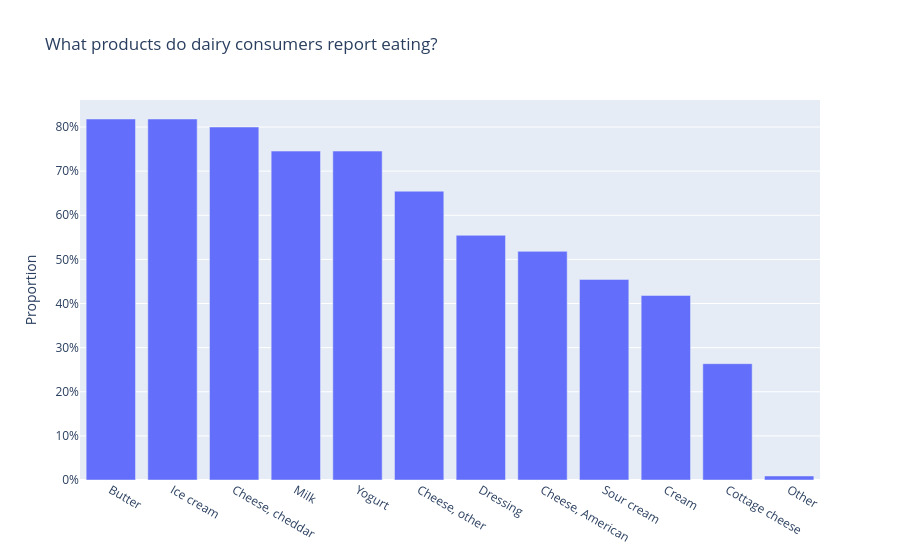

The cell this chart's notebook holds for it:
### Code cell
fig = go.Figure(data=go.Bar(y=eat_dairy['value'],
                            x=eat_dairy.index))
fig.update_layout(
    title='What products do dairy consumers report eating?',
    yaxis=dict(
        title='Proportion',
        tickformat= ',.0%'))
fig.show()

### Figure 1 — Plotly figure (JSON) as saved in the notebook; plotly's stock layout.template omitted (floating-point values rounded to 4 significant figures)
{"data": [{"type": "bar", "x": ["Butter", "Ice cream", "Cheese, cheddar", "Milk", "Yogurt", "Cheese, other", "Dressing", "Cheese, American", "Sour cream", "Cream", "Cottage cheese", "Other"], "y": [0.8182, 0.8182, 0.8, 0.7455, 0.7455, 0.6545, 0.5545, 0.5182, 0.4545, 0.4182, 0.2636, 0.009091]}], "layout": {"autosize": true, "title": {"text": "What products do dairy consumers report eating?"}, "xaxis": {"autorange": true, "range": [-0.5, 11.5], "type": "category"}, "yaxis": {"autorange": true, "range": [0, 0.8612], "tickformat": ",.0%", "title": {"text": "Proportion"}, "type": "linear"}}}
